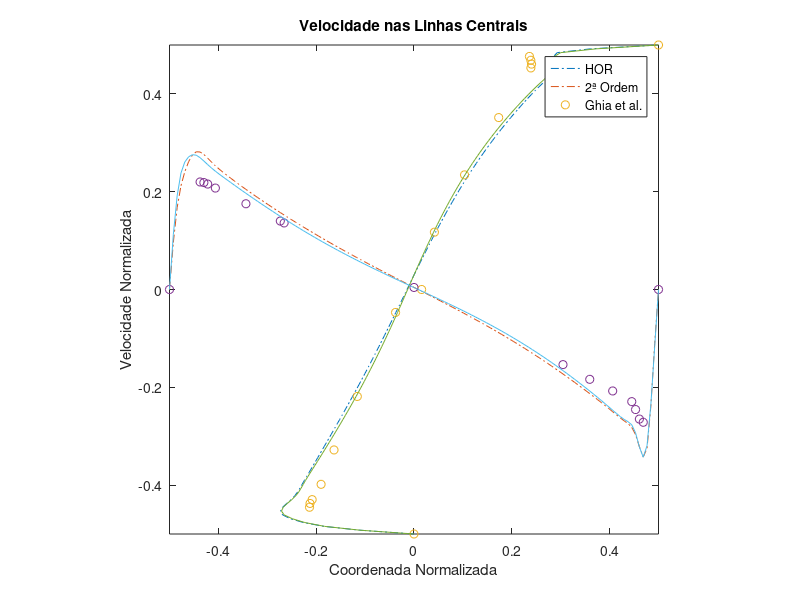

Recreate this plot in MATLAB.
clc; clearvars; 

% Dados fornecidos Ghia
% coordenadas
y_ghia = [1.0, 0.9766, 0.9688, 0.9609, 0.9531, 0.8516, 0.7344, 0.6172, 0.5, ...
     0.4531, 0.2813, 0.1719, 0.1016, 0.0703, 0.0625, 0.0547, 0.0];
x_ghia = [1.0, 0.9688, 0.9609, 0.9531, 0.9453, 0.9063, 0.8594, 0.8047, ...
      0.5, 0.2344, 0.2266, 0.1563, 0.0938, 0.0781, 0.0703, 0.0625, 0.0];
% velocidades para Re = 10000
u_ghia = [1.0, 0.47221, 0.47783, 0.48070, 0.47804, 0.34635, 0.20673, 0.08344, ...
    0.03111, -0.07540, -0.23186, -0.32709, -0.38000, -0.41657, ...
     -0.42537, -0.42735, 0.0];
v_ghia = [0.0, -0.54302, -0.52987, -0.49099, -0.45863, -0.41496, -0.36737, ...
     -0.30719, 0.00831, 0.27224, 0.28003, 0.35070, 0.41487, ...
     0.43124, 0.43733, 0.43983, 0.0];
% velocidades para Re = 7500
% v_ghia = [0.00000, -0.53858, -0.55216, -0.52347, -0.48590, ...
%         -0.41050, -0.36213, -0.30448, 0.00824, 0.27348, ...
%         0.28117, 0.35060, 0.41824, 0.43564, 0.44030, ...
%         0.43979, 0.00000];
% u_ghia = [1.00000, 0.47244, 0.47048, 0.47323, 0.47167, ...
%         0.34228, 0.20591, 0.08342, -0.03800, -0.07503, ...
%         -0.23176, -0.32393, -0.38324, -0.43025, -0.43590, ...
%         -0.43154, 0.00000];
% velocidades para Re = 100
% v_ghia = [0.0, -0.05906, -0.07391, -0.08864, -0.10313, -0.16914, -0.22445, ...
%    -0.24533, 0.05454, 0.17527, 0.17507, 0.16077, 0.12317, 0.10890, ...
%    0.10091, 0.09233, 0.0]; 
% u_ghia = [1.0, 0.84123, 0.78871, 0.73722, 0.68717, 0.23151, ...
%         0.00332, -0.13641, -0.20581, -0.21090, -0.15662, -0.10150, ...
%        -0.06434, -0.04775, -0.04192, -0.03717, 0.0];


% dados obtidos para Re 100 e high order
% ux_plot = [0, -0.000340204686492700, -0.000670114723474284, -0.000989493223958940, -0.00129919712872468, ...
%     -0.00160004891512908, -0.00189283534543232, -0.00217830655346657, -0.00245717482174998, ...
%     -0.00273011366596030, -0.00299775742926098, -0.00326070138974660, -0.00351950227483697, ...
%     -0.00377467903385092, -0.00402671371950983, -0.00427605235165119, -0.00452310566837678, ...
%     -0.00476824970252061, -0.00501182614989862, -0.00525414251824818, -0.00549547206184711, ...
%     -0.00573605351728800, -0.00597609066199127, -0.00621575172005377, -0.00645516864108777, -0.00669443627772489, ...
%     -0.00693361148706727, -0.00717271218098872, -0.00741171635003515, -0.00765056108582523, -0.00788914162730764, ...
%     -0.00812731045690524, -0.00836487647340043, -0.00860160426926362, -0.00883721354091627, ...
%     -0.00907137866105368, -0.00930372844254422, -0.00953384612350875, -0.00976126960289587, -0.00998549195515347,...
%     -0.0102059622513996, -0.0104220867127782, -0.0106332302194104, -0.0108387181954801, -0.0110378388875206, ...
%     -0.0112298460488669, -0.0114139620385236, -0.0115893813373846, -0.0117552744788512, -0.0119107923845022, ...
%     -0.0120550710886192, -0.0121872368281753, -0.0123064114674494, -0.0124117182188731, -0.0125022876141806, ...
%     -0.0125772636726045, -0.0126358102058722, -0.0126771171933278, -0.0127004071547788, -0.0127049414438367, ...
%     -0.0126900263807452, -0.0126550191411003, -0.0125993333155995, -0.0125224440560780, -0.0124238927246611, ...
%     -0.0123032909658683, -0.0121603241259160, -0.0119947539491715, -0.0118064204885689,	-0.0115952431745989, ...
%     -0.0113612209959870, -0.0111044317540778, -0.0108250303619142, -0.0105232461676899, -0.0101993792902622, ...
%     -0.00985379596137704, -0.00948692287477352, -0.00909924054605934, -0.00869127568883169, -0.00826359261170244,...
%     -0.00781678363742985, -0.00735145853916043, -0.00686823297979385, -0.00636771592882104, -0.00585049601689527,...
%     -0.00531712677233690, -0.00476811066639554, -0.00420388187634518, -0.00362478765860579, -0.00303106820969713,...
%     -0.00242283488296262, -0.00180004662620402, -0.00116248451269781, -0.000509724259190897, 0.000158893336331420,...
%     0.000844294042174395, 0.00154770384033296, 0.00227068436364125, 0.00301516974766938, 0.00378350431142215, ...
%     0.00457848021870573, 0.00540337395472680, 0.00626198007836653, 0.00715864028116722, 0.00809826530542197, ...
%     0.00908634675775471, 0.0101289553205748, 0.0112327213400322, 0.0124047932941598, 0.0136527692686965, ...
%     0.0149845963524226, 0.0164084328819547, 0.0179324688011222, 0.0195647001425843, 0.0213126548820035, ...
%     0.0231830692465909, 0.0251815160565169, 0.0273119898935747, 0.0295764578473919, 0.0319743892621333, ...
%     0.0345022832197444, 0.0371532183153533,	0.0399164554177774,	0.0427771303340900,	0.0457160793703882,...
%     0.0487098465249412, 0.0517309258222215,	0.0547483066849680,	0.0577350269189626]; 
% 
% uy_plot=[0.0, 0.000853698510822780, 0.00166630218091483, 0.00243424648105105, 0.00315836479244241, 0.00383961478721800,...
%     0.00447906138131003, 0.00507786083411050, 0.00563724533132045, 0.00615850807600962, 0.00664298894419879,...
%     0.00709206078922892, 0.00750711648330848, 0.00788955677589681, 0.00824077903346211, 0.00856216690790589,...
%     0.00885508096405510, 0.00912085028130686, 0.00936076503118316, 0.00957607002116960, 0.00976795918551252,...
%     0.00993757099534135, 0.0100859847532932, 0.0102142177315770, 0.0103232231070226, 0.0104138886420766,...
%     0.0104870360569648, 0.0105434210353464, 0.0105837338037973, 0.0106086002243808, 0.0106185833393971,...
%     0.0106141853081237, 0.0105958496769079, 0.0105639639262844, 0.0105188622417659, 0.0104608284585006,...
%     0.0103900991339877, 0.0103068667073865, 0.0102112827085399, 0.0101034609845381, 0.00998348091640505,...
%     0.00985139060318277, 0.00970720999526153, 0.00955093396318217, 0.00938253529227485, 0.00920196759735008,...
%     0.00900916815520080, 0.00880406065588498, 0.00858655787663579, 0.00835656428478736, 0.00811397857832099,...
%     0.00785869617455091, 0.00759061165909169, 0.00730962120862014, 0.00701562500208138, 0.00670852963592976,...
%     0.00638825055976053, 0.00605471454931747, 0.00570786223435967, 0.00534765069928048, 0.00497405617467412,...
%     0.00458707683827882, 0.00418673574384752, 0.00377308389652281, 0.00334620349316803, 0.00290621134580394,...
%     0.00245326250574753, 0.00198755410518964, 0.00150932943166621, 0.00101888224908498, 0.000516561376522165,...
%     2.77553276784895e-06, -0.000522001549605586, -0.00105722574220688, -0.00160227687904706, -0.00215645287143124,...
%     -0.00271896360585870, -0.00328892466309916, -0.00386535091055050, -0.00444715003612947, -0.00503311611041575,...
%     -0.00562192328455500, -0.00621211975443483, -0.00680212214666756, -0.00739021050855494, -0.00797452411190323,...
%     -0.00855305830850694, -0.00912366270228107, -0.00968404092807997, -0.0102317523486019, -0.0107642159965993,...
%     -0.0112787170977857, -0.0117724165080989, -0.0122423633849765, -0.0126855113837292, -0.0130987386248040,...
%     -0.0134788716140261, -0.0138227132146170, -0.0141270746666472, -0.0143888115273171, -0.0146048632660884,...
%     -0.0147722960955923, -0.0148883484572811, -0.0149504784162407, -0.0149564120600017, -0.0149041918500886,...
%     -0.0147922237515374, -0.0146193218737855, -0.0143847493046962, -0.0140882538152739, -0.0137300971611409,...
%     -0.0133110768109214, -0.0128325390911992, -0.0122963829494099, -0.0117050537934841, -0.0110615271609512,...
%     -0.0103692822888369, -0.00963226598567076, -0.00885484753408447, -0.00804176566276414, -0.00719806890679776,...
%     -0.00632905091427362, -0.00544018244481850, -0.00453704193503916, -0.00362524657165631, -0.00271038578889415,...
%     -0.00179795940547085, -0.000893315072646318, 0]; 

%Dados obtidos para Re=10000 e HOR
ux_plot = [0, -0.0128367507301720, -0.0212607748443188, -0.0260932657350981, -0.0291970479114010, ...
 -0.0310204770457793, -0.0315170059354552, -0.0310157086030563, -0.0300462868497596, -0.0290246785893416, ...
 -0.0281620208494697, -0.0274872431242633, -0.0269325327293788, -0.0264189792524452, -0.0259023418431813, ...
 -0.0253733257133011, -0.0248387475481275, -0.0243057649818673, -0.0237767510179715, -0.0232508235269393, ...
 -0.0227265984048219, -0.0222033662004414, -0.0216809517971459, -0.0211593089945771, -0.0206384123293993, ...
 -0.0201183285437873, -0.0195992518291419, -0.0190814496340602, -0.0185651936593211, -0.0180507254523989, ...
 -0.0175382548741147, -0.0170279670725275, -0.0165200261000915, -0.0160145751859407, -0.0155117374992764, ...
 -0.0150116178638747, -0.0145143044825914, -0.0140198699039134, -0.0135283715165877, -0.0130398518673699, ...
 -0.0125543389711483, -0.0120718465709259, -0.0115923743710477, -0.0111159082600347, -0.0106424205582720, ...
 -0.0101718702836650, -0.0097042034338014, -0.00923935328156288, -0.00877724070610568, -0.00831777460137453, ...
 -0.00786085244063249, -0.00740636110581300, -0.00695417810207797, -0.00650417322571260, -0.00605621060049497, ...
 -0.00561015072051294, -0.00516585178160474, -0.00472316928040082, -0.00428195281619245, -0.00384203945716887, ...
 -0.00340324401387801, -0.00296534792402554, -0.00252808974707627, -0.00209116088774586, -0.00165420958384888, ...
 -0.00121685429160010, -0.000778704838407166, -0.000339386987345636, 0.000101435562014131, 0.000544047453412825, ...
 0.000988679805502334, 0.00143552043020728, 0.00188473299006235, 0.00233647973086747, 0.00279094206075328, ...
 0.00324833459579989, 0.00370891073046310, 0.00417296033455998, 0.00464080198618863, 0.00511277282281309, ...
 0.00558921879369717, 0.00607048708425095, 0.00655692141029168, 0.00704885993107679, 0.00754663512415614, ...
 0.00805057472233689, 0.00856100313117618, 0.00907824273725674, 0.00960261510150015, 0.0101344417090389, ...
 0.0106740447167170, 0.0112217472269045, 0.0117778739283337, 0.0123427510992097, 0.0129167074894613, ...
 0.0135000740671694, 0.0140931854716835, 0.0146963792777405, 0.0153099984044617, 0.0159343890817753, ...
 0.0165699043761487, 0.0172168987912922, 0.0178757331959235, 0.0185467628507204, 0.0192303453415095, ...
 0.0199268170871288, 0.0206365105180905, 0.0213597181742483, 0.0220967470138020, 0.0228478798081677, ...
 0.0236135027916477, 0.0243940071324296, 0.0251899661555361, 0.0260019122338469, 0.0268309874401841, ...
 0.0276792930792749, 0.0285518931861182, 0.0294558678944954, 0.0303980818861042, 0.0313719775370767, ...
 0.0323434580055544, 0.0332268294111344, 0.0338968591538839, 0.0341933655086653, 0.0338652571668136, ...
 0.0329624816551700, 0.0338074093953246, 0.0416972101780521, 0.0577350269189626];


uy_plot = [0, 0.0110866056767848, 0.0193255822307167, 0.0244902759883101, 0.0278018088002318, ...
 0.0301730267753679, 0.0317740187451325, 0.0325206846543203, 0.0324721624054129, 0.0318710499805387, ...
 0.0310068603965179, 0.0300919399967568, 0.0292272573014874, 0.0284329486215210, 0.0276931377285438, ...
 0.0269860036666576, 0.0262968358293168, 0.0256195033103583, 0.0249527746479785, 0.0242965444758977, ...
 0.0236502406537543, 0.0230128940794061, 0.0223835934968920, 0.0217616923743539, 0.0211467644236847, ...
 0.0205385078854848, 0.0199366829587338, 0.0193410894471189, 0.0187515534870425, 0.0181679180204778, ...
 0.0175900354480251, 0.0170177659101689, 0.0164509780936408, 0.0158895502821905, 0.0153333703707811, ...
 0.0147823341410471, 0.0142363439135400, 0.0136953053448268, 0.0131591271198912, 0.0126277162570245, ...
 0.0121009806352782, 0.0115788209369041, 0.0110611389885231, 0.0105478226274311, 0.0100387647947039, ...
 0.00953383490581456, 0.00903291643215246, 0.00853585529943119, 0.00804252683219060, 0.00755274884421503, ...
 0.00706639114485340, 0.00658323965128463, 0.00610316162243131, 0.00562590899031590, 0.00515134843660125, ...
 0.00467919866102714, 0.00420932532163150, 0.00374141852468586, 0.00327533898718723, 0.00281075720167776, ...
 0.00234752141718608, 0.00188529527359944, 0.00142390454547663, 0.000963020762290342, 0.000502437003350422, ...
 0.0000418465922379228, -0.000418997729158784, -0.000880370842962915, -0.00134256284161959, -0.00180581292794224, ...
 -0.00227044989638686, -0.00273668002318004, -0.00320486032611849, -0.00367517230695051, -0.00414798647674847, ...
 -0.00462347051570373, -0.00510199262159899, -0.00558371724295896, -0.00606899644285874, -0.00655799897984243, ...
 -0.00705105098659307, -0.00754832860651122, -0.00805012688897165, -0.00855662805637602, -0.00906809485778408, ...
 -0.00958471110450197, -0.0101067084768618, -0.0106342663037226, -0.0111675872702003, -0.0117068399759804, ...
 -0.0122521998340283, -0.0128038192218989, -0.0133618471732805, -0.0139264156495063, -0.0144976476119581, ...
 -0.0150756520168301, -0.0156605259598292, -0.0162523541289523, -0.0168512074693924, -0.0174571445445083, ...
 -0.0180702068020367, -0.0186904207147805, -0.0193177892884434, -0.0199522949897401, -0.0205938842450975, ...
 -0.0212424683364224, -0.0218978989920307, -0.0225599820116256, -0.0232284725386662, -0.0239031589413001, ...
 -0.0245839744843968, -0.0252713161541798, -0.0259663118504196, -0.0266708326221928, -0.0273865774410091, ...
 -0.0281140147989738, -0.0288517730107934, -0.0295946189895538, -0.0303237118975759, -0.0310038919275473, ...
 -0.0316540326012743, -0.0325424177945669, -0.0342720311151728, -0.0371357507592419, -0.0395683834248149, ...
 -0.0374826011037963, -0.0275552363902288, -0.0127793816219922, 0];



% Dados obtidos para Re=10000 e Segunda ordem
ux_plot2 = [0, -0.0127936372666994, -0.0211151949035645, -0.0257678735957876, -0.0287415911302714, ...  
-0.0306459531357004, -0.0312964946320107, -0.0308829985123724, -0.0299213399030835, -0.0288559157151946, ...  
-0.0279347511394614, -0.0272240553939137, -0.0266636004698065, -0.0261552520903404, -0.0256341074188245, ...  
-0.0250836714522395, -0.0245143929515490, -0.0239403224625161, -0.0233689426817563, -0.0228015995614284, ...  
-0.0222374155419580, -0.0216758713952554, -0.0211171258440235, -0.0205614094825727, -0.0200087434397821, ...  
-0.0194591085837700, -0.0189126420080711, -0.0183696324385636, -0.0178304062929030, -0.0172952481235454, ...  
-0.0167643912499577, -0.0162380364111443, -0.0157163624050568, -0.0151995248714069, -0.0146876539266203, ...  
-0.0141808557073521, -0.0136792155478322, -0.0131827995865228, -0.0126916545531812, -0.0122058071089263, ...  
-0.0117252636532445, -0.0112500105617776, -0.0107800145715925, -0.0103152232523934, -0.00985556563687542, ...  
-0.00940095301959350, -0.00895127982847728, -0.00850642448526810, -0.00806625023898194, -0.00763060605228013, ...  
-0.00719932767090701, -0.00677223904326779, -0.00634915419793750, -0.00592987953880282, -0.00551421619908363, ...  
-0.00510196171813079, -0.00469290992786289, -0.00428684784798037, -0.00388354870193916, -0.00348276109974024, ...  
-0.00308419575668875, -0.00268751260011163, -0.00229231204711244, -0.00189813427720658, -0.00150446894375201, ...  
-0.00111077540241838, -0.000716510537781733, -0.000321158870920679, 7.57416785934828e-05, 0.000474584185967154, ...  
0.000875690859252608, 0.00127932494603404, 0.00168571323587650, 0.00209507340100211, 0.00250764013212969, ...  
0.00292368473434030, 0.00334352551203187, 0.00376752846706443, 0.00419610053712504, 0.00462967811140451, ...  
0.00506871450904603, 0.00551366850317256, 0.00596499592759488, 0.00642314409243524, 0.00688854942572940, ...  
0.00736163660171166, 0.00784281941728378, 0.00833250145096901, 0.00883107763465600, 0.00933893476537139, ...  
0.00985645309012071, 0.0103840065296074, 0.0109219645565785, 0.0114706922601839, 0.0120305526157714, ...  
0.0126019060356157, 0.0131851127263226, 0.0137805311430142, 0.0143885202157592, 0.0150094361020745, ...  
0.0156436340754266, 0.0162914632525381, 0.0169532689200239, 0.0176293850576828, 0.0183201363603490, ...  
0.0190258275475479, 0.0197467495009527, 0.0204831723409006, 0.0212353638021534, 0.0220035971928619, ...  
0.0227881971037561, 0.0235895308171964, 0.0244079904218775, 0.0252439264950196, 0.0260977507077377, ...  
0.0269705567929912, 0.0278658019981037, 0.0287898353957474, 0.0297487664463673, 0.0307437482817137, ...  
0.0317545508483362, 0.0327032625394560, 0.0334786675508185, 0.0339653054862981, 0.0338445554474273, ...  
0.0331369201015228, 0.0346340956290320, 0.0430636012470378, 0.0577350269189626];  



uy_plot2 = [ 0, 0.0129658112207862, 0.0221067576510751, 0.0274910160535459, 0.0301010237330885, ...  
            0.0313300350693955, 0.0318306466792307, 0.0317169775457664, 0.0311332188513949, 0.0303287244129603, ...  
            0.0294887246573373, 0.0286884430524893, 0.0279443264117127, 0.0272488825464240, 0.0265834498610012, ...  
            0.0259303064497493, 0.0252805972313126, 0.0246332103803896, 0.0239898916508206, 0.0233520709808250, ...  
            0.0227201575342313, 0.0220939538361446, 0.0214731554429072, 0.0208575857707993, 0.0202472174383923, ...  
            0.0196421171330874, 0.0190424002203622, 0.0184482056103767, 0.0178596830350779, 0.0172769809513663, ...  
            0.0167002370925162, 0.0161295722845216, 0.0155650905293814, 0.0150068793901570, 0.0144550119729624, ...  
            0.0139095438607437, 0.0133705151313276, 0.0128379439706194, 0.0123118339913261, 0.0117921622425325, ...  
            0.0112788964266170, 0.0107719706435101, 0.0102713199498092, 0.00977683369099511, 0.00928841898165393, ...  
            0.00880591734506049, 0.00832921302307682, 0.00785809531799832, 0.00739243074350214, 0.00693195218159724, ...  
            0.00647651346446089, 0.00602578915801722, 0.00557962451052118, 0.00513763799828663, 0.00469966789183521, ...  
            0.00426528398958649, 0.00383431512200469, 0.00340629507424908, 0.00298103606468422, 0.00255805286859912, ...  
            0.00213713009803520, 0.00171778300608855, 0.00129975619439880, 0.000882584631014686, 0.000465962257104973, ...  
            4.94595770825655e-05, -0.000367286077364624, -0.000784659009105074, -0.00120307759900688, -0.00162287877368367, ...  
           -0.00204452806386058, -0.00246831973504501, -0.00289475116252587, -0.00332408361668712, -0.00375682692970944, ...  
           -0.00419322136355494, -0.00463376943983211, -0.00507870206763364, -0.00552849785053832, -0.00598338757304131, ...  
           -0.00644381480838205, -0.00691001568759560, -0.00738239353365339, -0.00786119079453496, -0.00834676952560891, ...  
           -0.00883937460125767, -0.00933932712505526, -0.00984686599961477, -0.0103622707524618, -0.0108857632392863, ...  
           -0.0114175797555927, -0.0119579146653869, -0.0125069601080882, -0.0130648764255169, -0.0136318136062455, ...  
           -0.0142078972549059, -0.0147932401309675, -0.0153879352040797, -0.0159920622143352, -0.0166056840918373, ...  
           -0.0172288488874002, -0.0178615802571918, -0.0185038734627007, -0.0191556950326843, -0.0198169916857482, ...  
           -0.0204876697549156, -0.0211675568851529, -0.0218564295704716, -0.0225541907305966, -0.0232609967535286, ...  
           -0.0239770773903834, -0.0247026922273313, -0.0254391690322544, -0.0261897375348123, -0.0269560380691090, ...  
           -0.0277315372369663, -0.0285044880398623, -0.0292709166169406, -0.0300183523327450, -0.0306757389700534, ...  
           -0.0311996462451679, -0.0319519237751345, -0.0338539294358549, -0.0371829267135215, -0.0395854161224780, ...  
           -0.0368698630618392, -0.0271579864134892, -0.0135029352042067, 0 ];

% Dados para Reynolds 7500 2º Order

% Dados para Reynolds 7500 4ª Order


% GENERAL FLOW CONSTANTS 
lx = 129; 
ly = lx; 

uLid  = .1/sqrt(3); % horizontal lid velocity 
vLid  = 0;    % vertical lid velocity 
Re    = 10000;  % Reynolds number 100 or 10000
maxT  = 10000000; % total number of iterations 500000
tPlot = 1000;    % cycles for graphical output4000

% % VISUALIZATION
   figure
   % % Plotar os dados de Regularização de alta ordem  
     plot(ux_plot/uLid/2, (0:ly-1)/(ly-1)-.5,'-.');
     hold on
     plot((0:lx-1)/(lx-1)-.5, uy_plot/uLid/2,'-.');
     % % Plotar os dados de referência de Ghia
     plot(u_ghia / 2, y_ghia - .5, 'o');  % Velocidade u
     plot(x_ghia - .5, v_ghia / 2, 'o');  % Velocidade v
     % % Plotar dados de Regularização de segunda ordem
     plot(ux_plot2/uLid/2, (0:ly-1)/(ly-1)-.5,'-');
     plot((0:lx-1)/(lx-1)-.5, uy_plot2/uLid/2,'-');
     title('Velocidade nas Linhas Centrais')
     axis([-0.5 0.5 -0.5 0.5]);
     axis square      
     hold off

    % Configurações do gráfico
    title('Velocidade nas Linhas Centrais');
    xlabel('Coordenada Normalizada');
    ylabel('Velocidade Normalizada');
    legend({'HOR', '2ª Ordem', 'Ghia et al.'}, ...
       'Location', 'best');
    drawnow     


save ldcRe1e4L065hor
savefig('plotghia')